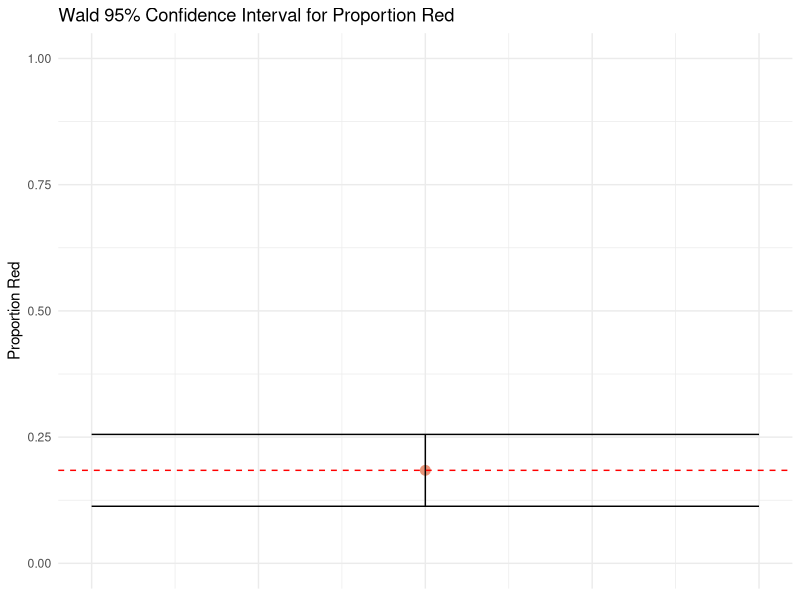
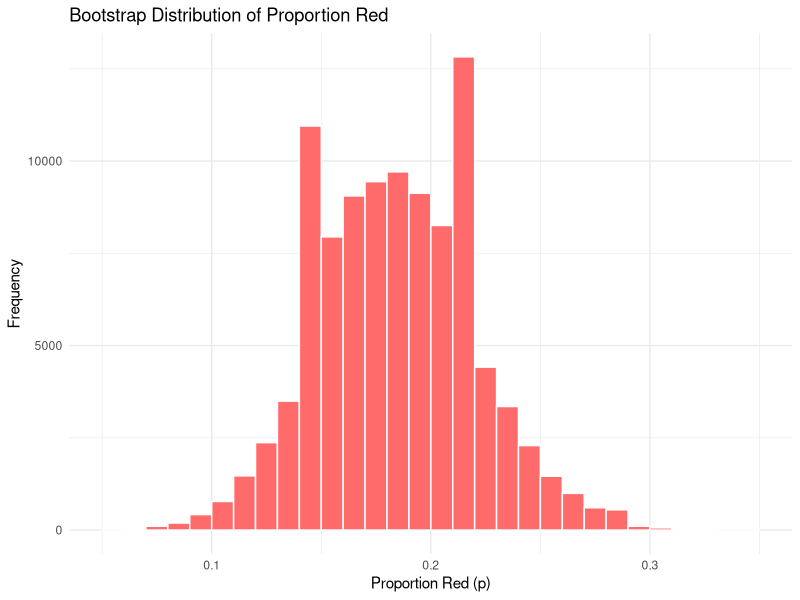
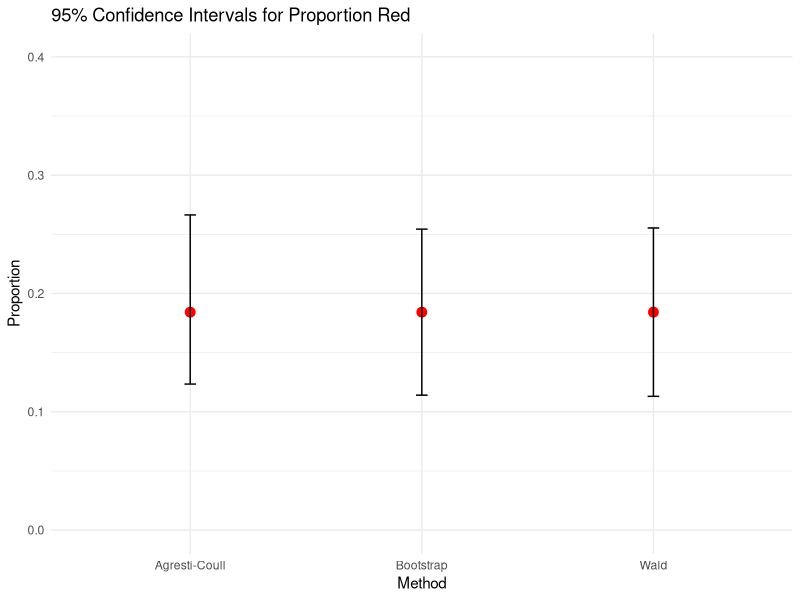

Write the R code that produced these figures, in order.
## ---- chunk 1

library(tidyverse)
library(ggplot2)

red = 21
n = 21 + 26 + 21 + 24 + 22 

red_vec <- c(rep(TRUE, red), rep(FALSE, n - red))

# Shuffle the vector
red_vec <- sample(red_vec)

# Create data frame
mnms <- data.frame(entry = 1:n, red = red_vec)

head(mnms)

## ---- chunk 2
#construct confidence intervals
red_percent = red/n

wald_se = sqrt((red_percent * (1 - red_percent)) / n)
wald_lower = red_percent - 1.96 * wald_se
wald_upper = red_percent + 1.96 * wald_se

wald_df <- data.frame(
  proportion = red_percent,
  lower = wald_lower,
  upper = wald_upper
  )

n_tilde = n + 4
p_tilde = (red + 2) / n_tilde
ac_se = sqrt((p_tilde * (1 - p_tilde)) / n_tilde)
ac_lower = p_tilde - 1.96 * ac_se
ac_upper = p_tilde + 1.96 * ac_se

ac_df <- data.frame(
  proportion = red_percent,
  lower = ac_lower,
  upper = ac_upper
  )

ggplot(wald_df, aes(x = 1, y = proportion)) +
  geom_point(color = "darksalmon", size = 3) +
  geom_errorbar(aes(ymin = lower, ymax = upper), width = 0.1) +
  geom_hline(yintercept = red_percent, linetype = "dashed", color = "red") +
  ylim(0, 1) +
  labs(
    title = "Wald 95% Confidence Interval for Proportion Red",
    y = "Proportion Red",
    x = NULL
  ) +
  theme_minimal() +
  theme(axis.text.x = element_blank(), axis.ticks.x = element_blank())


## ---- chunk 3
#bootstrap 

set.seed(9)
permutations = 100000 

bootstrap_p <- numeric(permutations)

for (i in 1:permutations) {
  bootstrap_sample <- sample(mnms$red, replace = TRUE)
  p <- sum(bootstrap_sample) / length(bootstrap_sample)
  bootstrap_p[i] <- p
}

# Save into a data frame
bootstrap_results <- data.frame(p = bootstrap_p)

# Preview
head(bootstrap_results)

ggplot(bootstrap_results, aes(x = p)) +
  geom_histogram(binwidth = 0.01, fill = "#FF6B6B", color = "white", boundary = 0) +
  labs(
    title = "Bootstrap Distribution of Proportion Red",
    x = "Proportion Red (p)",
    y = "Frequency"
  ) +
  theme_minimal()
ci <- quantile(bootstrap_results$p, probs = c(0.025, 0.975))

ci_df <- tibble::tibble(
  method = c("Wald", "Agresti-Coull", "Bootstrap"),
  lower = c(wald_lower, ac_lower, ci[1]),
  upper = c(wald_upper, ac_upper, ci[2]),
  estimate = red_percent
)

ggplot(ci_df, aes(x = method, y = estimate)) +
  geom_point(color = "red", size = 3) +
  geom_errorbar(aes(ymin = lower, ymax = upper), width = 0.05, color = "black") +
  ylim(0, 0.4) +
  labs(
    title = "95% Confidence Intervals for Proportion Red",
    y = "Proportion",
    x = "Method"
  ) +
  theme_minimal()

